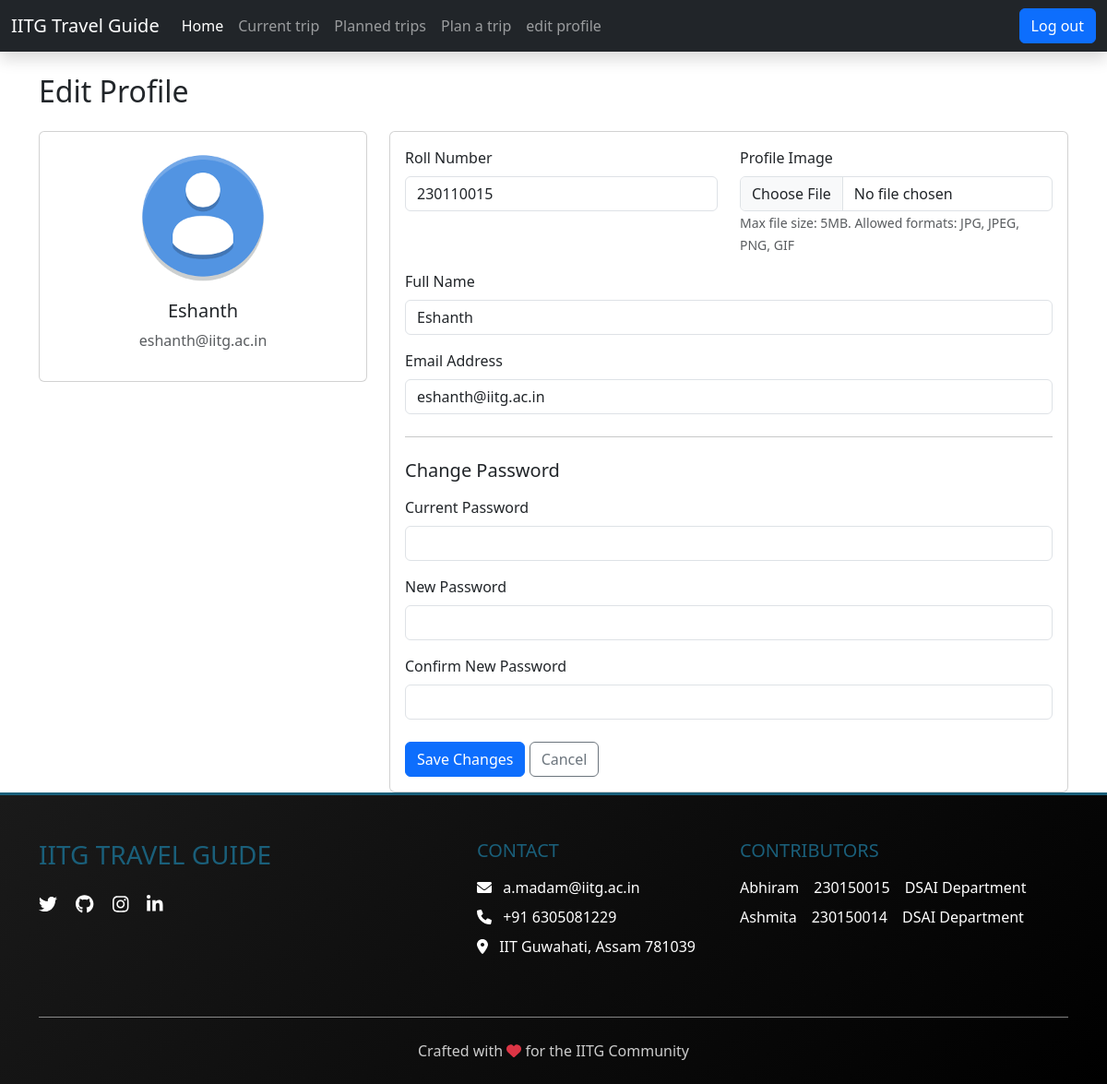
The page /user/edit_profile.php (signed in) on the database its author committed.
### tables this page shows
CREATE TABLE `users` (
  `user_id` varchar(20) NOT NULL,
  `username` varchar(100) NOT NULL,
  `email` varchar(100) NOT NULL,
  `password` varchar(255) NOT NULL,
  `profile_image` varchar(255) DEFAULT 'default_profile.png'
);

### user/edit_profile.php (the view, shortened to what this page needs)
<?php
include('../config/dbConnection.php');
include('../maininclude/userheader.php');
$stmt = $conn->prepare("SELECT * FROM users WHERE user_id = ?");
$stmt->bind_param("s", $_SESSION['user_id']);
$stmt->execute();
$result = $stmt->get_result();
$user = $result->fetch_assoc();
?>
<div class="container mt-4">
    <h2 class="mb-4">Edit Profile</h2>
    <div class="row">
        <div class="col-md-4 mb-4">
            <div class="card">
                <div class="card-body text-center">
                    <img src="./uploads/profile_images/<?php echo $user['profile_image']; ?>"
                         class="rounded-circle mb-3"
                         width="150"
                         height="150"
                         onerror="this.src='./uploads/profile_images/default_profile.png'"
                         alt="Profile Image">
                    <h5><?php echo $user['username']; ?></h5>
                    <p class="text-muted"><?php echo $user['email']; ?></p>
                </div>
            </div>
        </div>
        <div class="col-md-8">
            <div class="card">
                <div class="card-body">
                    <form method="POST" enctype="multipart/form-data">
                        <div class="row mb-3">
                            <div class="col-md-6">
                                <label class="form-label">Roll Number</label>
                                <input type="text" class="form-control" value="<?php echo $user['user_id']; ?>" readonly>
                            </div>
                            <div class="col-md-6">
                                <label class="form-label">Profile Image</label>
                                <input type="file" class="form-control" name="profile_image" accept="image/*">
                                <small class="form-text text-muted">Max file size: 5MB. Allowed formats: JPG, JPEG, PNG, GIF</small>
                            </div>
                        </div>
                        <div class="mb-3">
                            <label class="form-label">Full Name</label>
                            <input type="text" class="form-control" name="username"
                                   value="<?php echo htmlspecialchars($user['username']); ?>" required>
                        </div>
                        <div class="mb-3">
                            <label class="form-label">Email Address</label>
                            <input type="email" class="form-control" name="email"
                                   value="<?php echo htmlspecialchars($user['email']); ?>" required>
                        </div>
                        <hr class="my-4">
                        <h5 class="mb-3">Change Password</h5>
                        <div class="mb-3">
                            <label class="form-label">Current Password</label>
                            <input type="password" class="form-control" name="current_password">
                        </div>
                        <div class="mb-3">
                            <label class="form-label">New Password</label>
                            <input type="password" class="form-control" name="new_password">
                        </div>
                        <div class="mb-4">
                            <label class="form-label">Confirm New Password</label>
                            <input type="password" class="form-control" name="confirm_password">
                        </div>
                        <button type="submit" class="btn btn-primary">Save Changes</button>
                        <a href="dashboard.php" class="btn btn-outline-secondary">Cancel</a>
                    </form>
                </div>
            </div>
        </div>
    </div>
</div>
<?php include('../maininclude/userfooter.php'); ?>

### rows shown on the page
users: profile_image (placeholder picture), username "Eshanth", email "eshanth@iitg.ac.in", user_id "230110015"
